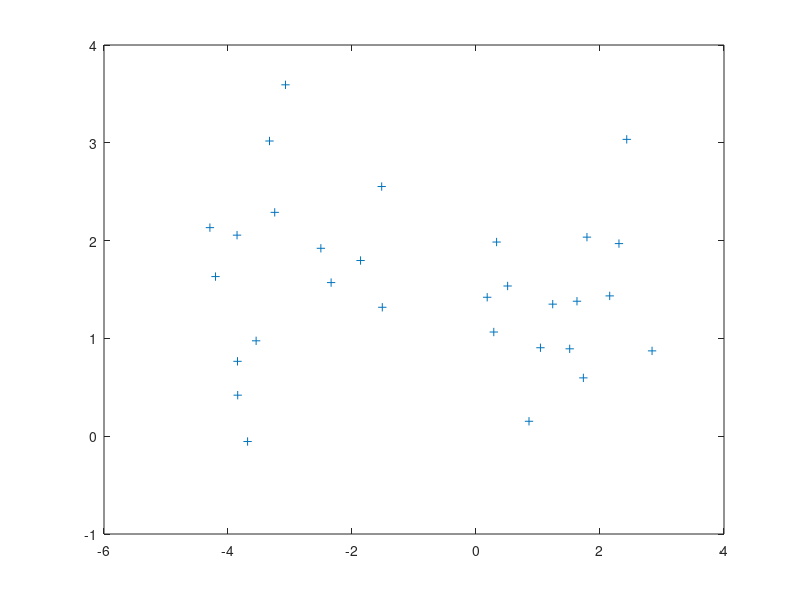

Recreate this plot in MATLAB. (Note: this script raises an error after producing the figure.)
clear all ;
clc;
clear;
load('SVM_data_nonlinear.mat','x','y') ;
[m, n] = size(x);
figure()
plot(x(1:m/2,1),x(1:m/2,2),'+');
hold on
plot(x((m/2)+1:m,1),x((m/2)+1:m,2),'rO');
pbaspect([1 1 1])
K_X=zeros(m,10);
for i=1:m
    K_X(i,1)= 1;
    K_X(i,2)= x(i,1);
    K_X(i,3)= x(i,2);
    K_X(i,4)= x(i,1)^2;
    K_X(i,5)= x(i,1)*x(i,2);
    K_X(i,6)= x(i,2)^2;
    K_X(i,7)= x(i,1)^3;
    K_X(i,8)= x(i,1)^2*x(i,2);
    K_X(i,9)= x(i,1)*x(i,2)^2;
    K_X(i,10)= x(i,2)^3;
end
X_T=K_X;
X=K_X';
Q=((y*y').*(X_T*X));
one=-1.*(ones(60,1));
AD=[y';(-1).*y';eye(60,60)];
zero=zeros(62,1);
[alpha,fval] = quadprog(Q,one,-AD,zero,[],[]);
for i=1:60
    if alpha(i,1)<0.00001
        alpha(i,1)=0.0;
    end
end
for i=1:60
    if alpha(i,1)~=0
    plot(x(i,1),x(i,2), '-.k*');
    end
end
W=double(zeros(1,10));
for i= 1:60
   W=W+(y(i,1)*alpha(i,1))*K_X(i,:); 
end
bias=y(6,1)-W*K_X(6,:)';
w1=W(1);
w2=W(2);
w3=W(3);
w4=W(4);
w5=W(5);
w6=W(6);
w7=W(7);
w8=W(8);
w9=W(9);
w10=W(10);
min=-5;
max=3;
random=(max-min).*rand(1000,1)+min;
random_y=zeros(1000,1);
syms y
for i=1:1000
	eqn=w1+w2*random(i)+w3*y+w4*random(i)^2+w5*random(i)*y+w6*y^2+w7*random(i)^3+w8*random(i)^2*y+w9*random(i)*y^2+w10*y^3+bias==0;
	soly=solve(eqn,y);
    soly=double(soly);
    [m,n]=size(soly);
    for j=1:m
        p=real(soly(j,n));
        %q=soly(j,n).real;
        if p>=-5 && p<=4
        random_y(i,1)=p;
        
        end
        break;
    end
end
for i=1:1000
    plot(random(i,1),random_y(i,1), '+');
end
